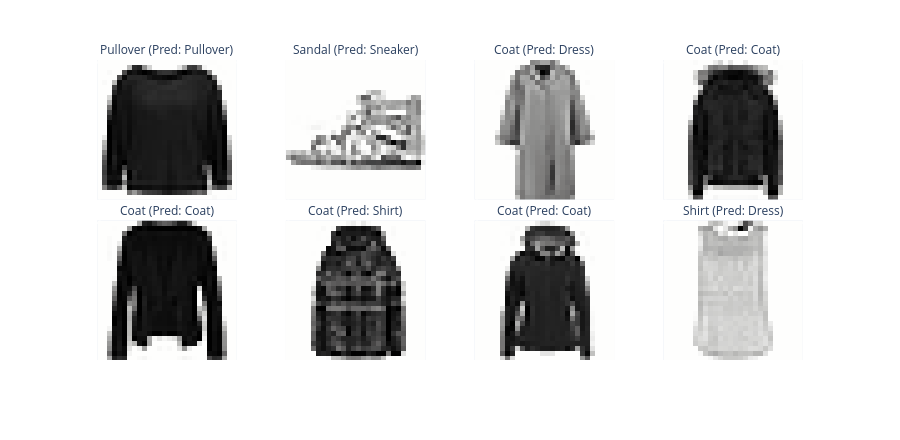

Notebook cell for this chart:
### Code cell
# TODO: Find the image with the lowest confidence by sorting the `confidence` column of `test_df`
least_confident = test_df.sort_values(by='confidence', ascending=True)

print("Image with lowest confidence:")
print(least_confident[['label', 'predicted_label', 'confidence', 'correct']][:3])

# Show image with lowest confidence and its predicted label
show_labels = [f"{label} (Pred: {predicted_label})" for label, predicted_label in zip(least_confident["label"].tolist(), least_confident["predicted_label"].tolist())]
fig = show_images(np.stack(least_confident["image"].tolist()), 8, ncols=4, labels=show_labels, reshape=True)
fig.show()

### Figure 1 — Plotly figure (JSON) as saved in the notebook; plotly's stock layout.template omitted (floating-point values rounded to 4 significant figures; data arrays with more than 128 entries replaced by an {"elided": "..."} marker saying what was removed)
{"data": [{"coloraxis": "coloraxis", "hovertemplate": "x: %{x}<br>y: %{y}<br>color: %{z}<extra></extra>", "name": "0", "type": "heatmap", "xaxis": "x5", "yaxis": "y5", "z": {"elided": "28x28 float values"}}, {"coloraxis": "coloraxis", "hovertemplate": "x: %{x}<br>y: %{y}<br>color: %{z}<extra></extra>", "name": "1", "type": "heatmap", "xaxis": "x6", "yaxis": "y6", "z": {"elided": "28x28 float values"}}, {"coloraxis": "coloraxis", "hovertemplate": "x: %{x}<br>y: %{y}<br>color: %{z}<extra></extra>", "name": "2", "type": "heatmap", "xaxis": "x7", "yaxis": "y7", "z": {"elided": "28x28 float values"}}, {"coloraxis": "coloraxis", "hovertemplate": "x: %{x}<br>y: %{y}<br>color: %{z}<extra></extra>", "name": "3", "type": "heatmap", "xaxis": "x8", "yaxis": "y8", "z": {"elided": "28x28 float values"}}, {"coloraxis": "coloraxis", "hovertemplate": "x: %{x}<br>y: %{y}<br>color: %{z}<extra></extra>", "name": "4", "type": "heatmap", "xaxis": "x", "yaxis": "y", "z": {"elided": "28x28 float values"}}, {"coloraxis": "coloraxis", "hovertemplate": "x: %{x}<br>y: %{y}<br>color: %{z}<extra></extra>", "name": "5", "type": "heatmap", "xaxis": "x2", "yaxis": "y2", "z": {"elided": "28x28 float values"}}, {"coloraxis": "coloraxis", "hovertemplate": "x: %{x}<br>y: %{y}<br>color: %{z}<extra></extra>", "name": "6", "type": "heatmap", "xaxis": "x3", "yaxis": "y3", "z": {"elided": "28x28 float values"}}, {"coloraxis": "coloraxis", "hovertemplate": "x: %{x}<br>y: %{y}<br>color: %{z}<extra></extra>", "name": "7", "type": "heatmap", "xaxis": "x4", "yaxis": "y4", "z": {"elided": "28x28 float values"}}], "layout": {"annotations": [{"font": {}, "showarrow": false, "text": "Coat (Pred: Coat)", "x": 0.1175, "xanchor": "center", "xref": "paper", "y": 0.465, "yanchor": "bottom", "yref": "paper"}, {"font": {}, "showarrow": false, "text": "Coat (Pred: Shirt)", "x": 0.3725, "xanchor": "center", "xref": "paper", "y": 0.465, "yanchor": "bottom", "yref": "paper"}, {"font": {}, "showarrow": false, "text": "Coat (Pred: Coat)", "x": 0.6275, "xanchor": "center", "xref": "paper", "y": 0.465, "yanchor": "bottom", "yref": "paper"}, {"font": {}, "showarrow": false, "text": "Shirt (Pred: Dress)", "x": 0.8825, "xanchor": "center", "xref": "paper", "y": 0.465, "yanchor": "bottom", "yref": "paper"}, {"font": {}, "showarrow": false, "text": "Pullover (Pred: Pullover)", "x": 0.1175, "xanchor": "center", "xref": "paper", "y": 1.0, "yanchor": "bottom", "yref": "paper"}, {"font": {}, "showarrow": false, "text": "Sandal (Pred: Sneaker)", "x": 0.3725, "xanchor": "center", "xref": "paper", "y": 1.0, "yanchor": "bottom", "yref": "paper"}, {"font": {}, "showarrow": false, "text": "Coat (Pred: Dress)", "x": 0.6275, "xanchor": "center", "xref": "paper", "y": 1.0, "yanchor": "bottom", "yref": "paper"}, {"font": {}, "showarrow": false, "text": "Coat (Pred: Coat)", "x": 0.8825, "xanchor": "center", "xref": "paper", "y": 1.0, "yanchor": "bottom", "yref": "paper"}], "coloraxis": {"colorscale": [[0, "rgb(254, 254, 253)"], [0.09091, "rgb(224, 224, 223)"], [0.1818, "rgb(197, 197, 195)"], [0.2727, "rgb(171, 171, 170)"], [0.3636, "rgb(146, 146, 145)"], [0.4545, "rgb(124, 123, 122)"], [0.5455, "rgb(102, 101, 101)"], [0.6364, "rgb(81, 80, 80)"], [0.7273, "rgb(59, 59, 59)"], [0.8182, "rgb(38, 38, 38)"], [0.9091, "rgb(16, 16, 16)"], [1, "rgb(0, 0, 0)"]], "showscale": false}, "height": 440, "margin": {"t": 60}, "xaxis": {"anchor": "y", "constrain": "domain", "domain": [0, 0.235], "scaleanchor": "y", "showgrid": false, "showticklabels": false}, "xaxis2": {"anchor": "y2", "domain": [0.255, 0.49], "matches": "x", "showgrid": false, "showticklabels": false}, "xaxis3": {"anchor": "y3", "domain": [0.51, 0.745], "matches": "x", "showgrid": false, "showticklabels": false}, "xaxis4": {"anchor": "y4", "domain": [0.765, 1.0], "matches": "x", "showgrid": false, "showticklabels": false}, "xaxis5": {"anchor": "y5", "domain": [0, 0.235], "matches": "x", "showgrid": false, "showticklabels": false}, "xaxis6": {"anchor": "y6", "domain": [0.255, 0.49], "matches": "x", "showgrid": false, "showticklabels": false}, "xaxis7": {"anchor": "y7", "domain": [0.51, 0.745], "matches": "x", "showgrid": false, "showticklabels": false}, "xaxis8": {"anchor": "y8", "domain": [0.765, 1.0], "matches": "x", "showgrid": false, "showticklabels": false}, "yaxis": {"anchor": "x", "autorange": "reversed", "constrain": "domain", "domain": [0, 0.465], "showgrid": false, "showticklabels": false}, "yaxis2": {"anchor": "x2", "domain": [0, 0.465], "matches": "y", "showgrid": false, "showticklabels": false}, "yaxis3": {"anchor": "x3", "domain": [0, 0.465], "matches": "y", "showgrid": false, "showticklabels": false}, "yaxis4": {"anchor": "x4", "domain": [0, 0.465], "matches": "y", "showgrid": false, "showticklabels": false}, "yaxis5": {"anchor": "x5", "domain": [0.535, 1.0], "matches": "y", "showgrid": false, "showticklabels": false}, "yaxis6": {"anchor": "x6", "domain": [0.535, 1.0], "matches": "y", "showgrid": false, "showticklabels": false}, "yaxis7": {"anchor": "x7", "domain": [0.535, 1.0], "matches": "y", "showgrid": false, "showticklabels": false}, "yaxis8": {"anchor": "x8", "domain": [0.535, 1.0], "matches": "y", "showgrid": false, "showticklabels": false}}}
